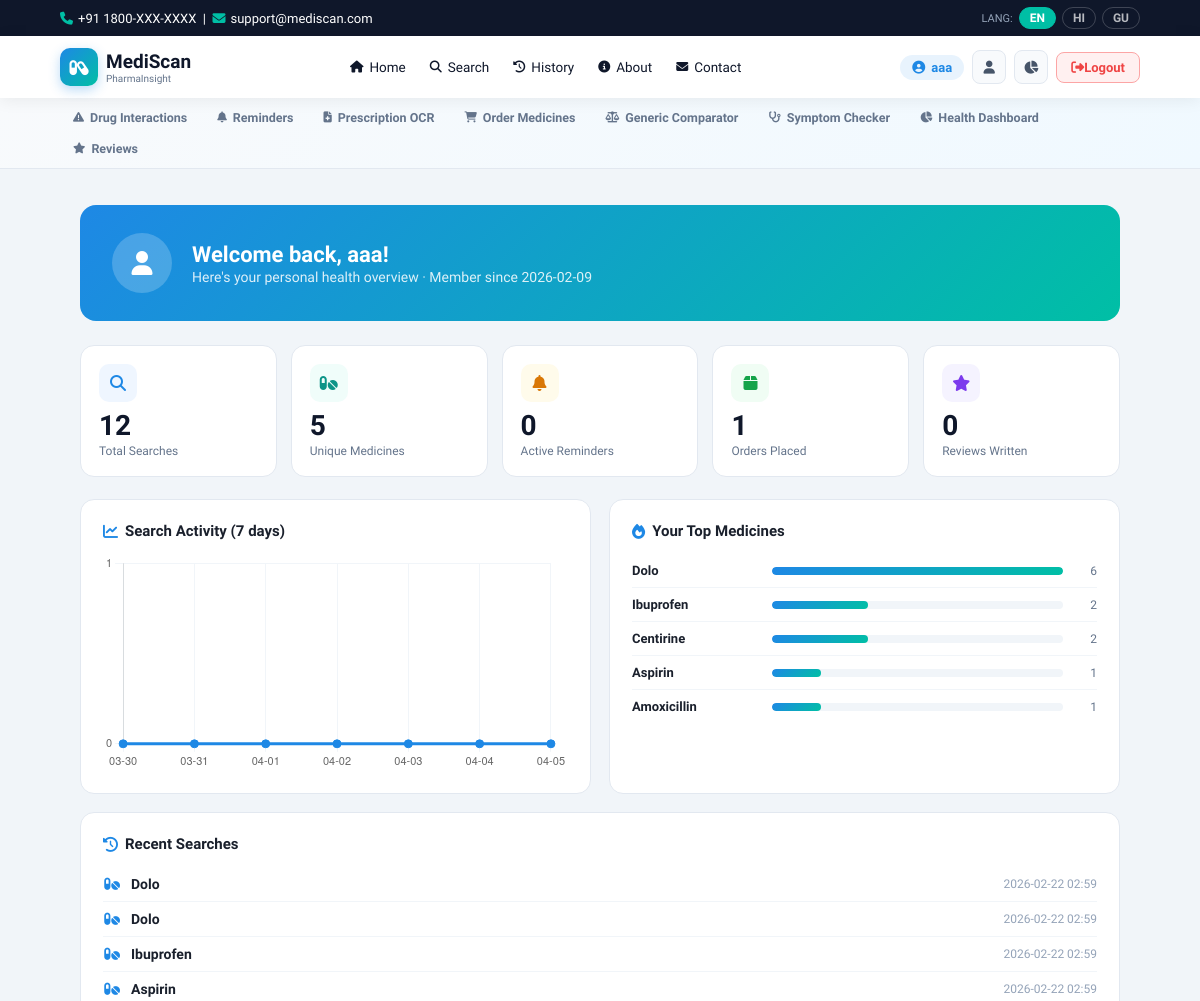
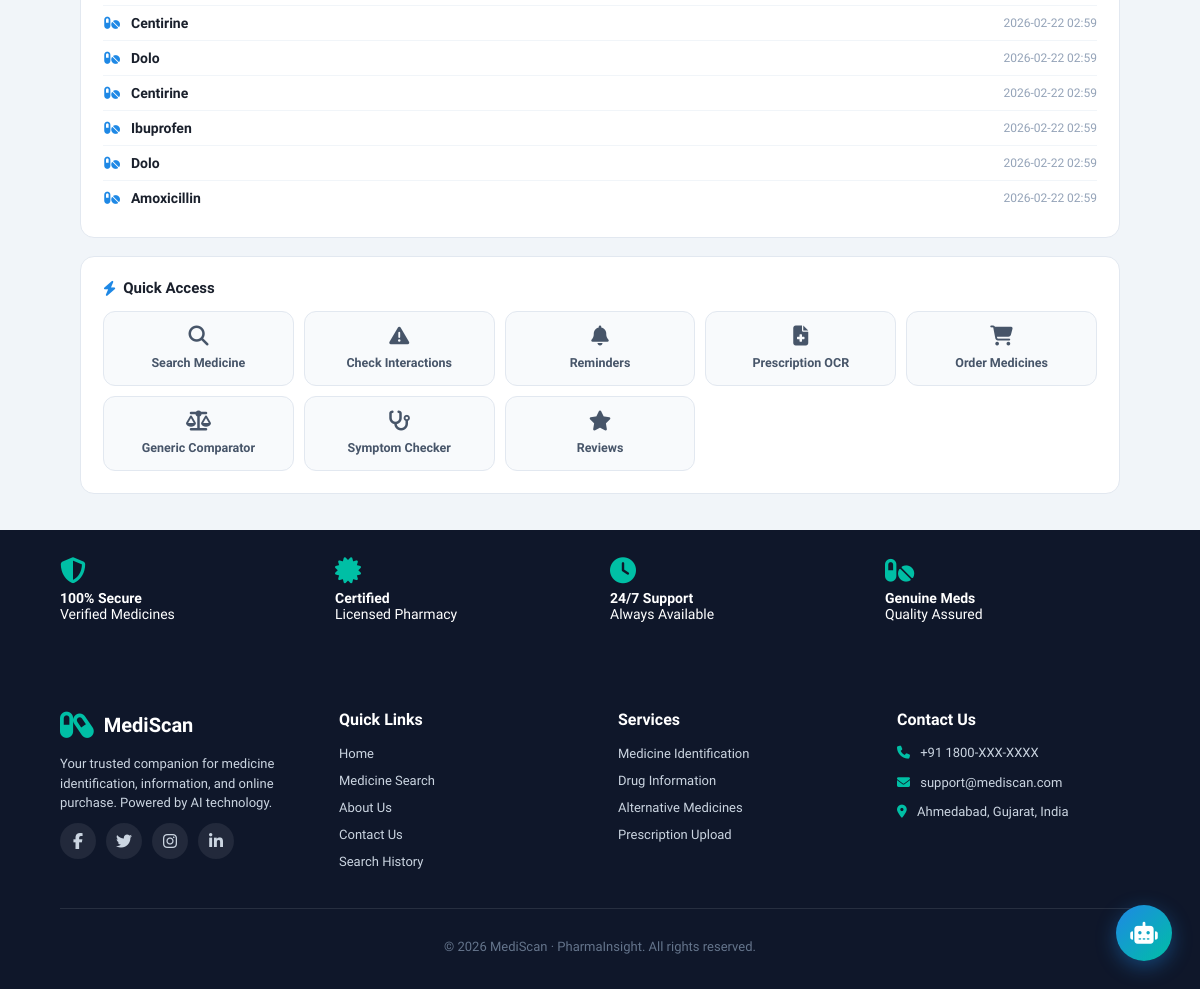
The app's page /dashboard (signed in) with its own data (2 pictures, top to bottom).
### tables this page shows
CREATE TABLE users (
            id INTEGER PRIMARY KEY AUTOINCREMENT,
            name VARCHAR(100),
            email VARCHAR(150) UNIQUE,
            phone VARCHAR(15),
            password VARCHAR(255),
            created_at DATETIME DEFAULT CURRENT_TIMESTAMP
        , is_admin INTEGER DEFAULT 0, language TEXT DEFAULT 'en');

CREATE TABLE search_history (
            id INTEGER PRIMARY KEY AUTOINCREMENT,
            user_id INTEGER,
            medicine_name TEXT,
            search_type TEXT,
            searched_at DATETIME DEFAULT CURRENT_TIMESTAMP, search_time DATETIME,
            FOREIGN KEY (user_id) REFERENCES users(id)
        );

### routes/features.py (the view)
@feat_bp.route("/dashboard")
@login_required
def dashboard():
    uid  = session["user_id"]
    conn = get_db()
    total_searches = conn.execute(
        "SELECT COUNT(*) FROM search_history WHERE user_id=?", (uid,)).fetchone()[0]
    top_medicines = conn.execute(
        """SELECT medicine_name, COUNT(*) as cnt FROM search_history
           WHERE user_id=? GROUP BY medicine_name ORDER BY cnt DESC LIMIT 5""",
        (uid,)).fetchall()
    recent = conn.execute(
        "SELECT medicine_name, search_time FROM search_history WHERE user_id=? ORDER BY id DESC LIMIT 10",
        (uid,)).fetchall()
    reminders_active = conn.execute(
        "SELECT COUNT(*) FROM reminders WHERE user_id=? AND active=1", (uid,)).fetchone()[0]
    orders_count = conn.execute(
        "SELECT COUNT(*) FROM orders WHERE user_id=?", (uid,)).fetchone()[0]
    reviews_count = conn.execute(
        "SELECT COUNT(*) FROM reviews WHERE user_id=?", (uid,)).fetchone()[0]
    from datetime import timedelta
    daily = []
    for i in range(6,-1,-1):
        day = (datetime.now()-timedelta(days=i)).strftime("%Y-%m-%d")
        cnt = conn.execute(
            "SELECT COUNT(*) FROM search_history WHERE user_id=? AND DATE(search_time)=?",
            (uid, day)).fetchone()[0]
        daily.append({"date": day[-5:], "count": cnt})
    user = conn.execute("SELECT * FROM users WHERE id=?", (uid,)).fetchone()
    conn.close()
    return render_template("dashboard.html",
        user=user,
        total_searches=total_searches,
        top_medicines=top_medicines,
        recent=recent,
        reminders_active=reminders_active,
        orders_count=orders_count,
        reviews_count=reviews_count,
        daily=daily)

### database.py (called while the page is built)
def get_db():
    conn = sqlite3.connect(DB_NAME)
    conn.row_factory = sqlite3.Row
    conn.execute("PRAGMA foreign_keys = ON")
    return conn

### routes/features.py (called while the page is built)
def login_required(f):
    @wraps(f)
    def dec(*a, **kw):
        if "user_id" not in session:
            return redirect(url_for("auth.login"))
        return f(*a, **kw)
    return dec

### templates/dashboard.html (shortened to what this page needs)
<!DOCTYPE html><html lang="en"><head>
<link rel="stylesheet" href="https://cdnjs.cloudflare.com/ajax/libs/font-awesome/6.5.0/css/all.min.css">
</head><body>
{% include "header.html" %}
<div class="page">
  <div class="welcome">
    <div class="welcome-avatar"><i class="fa fa-user"></i></div>
    <div>
      <h2>Welcome back, {{ user['name'] }}!</h2>
      <p>Here's your personal health overview · Member since {{ user['created_at'][:10] if user['created_at'] else 'N/A' }}</p>
    </div>
  </div>
  <div class="kpi-grid">
    <div class="kpi"><div class="kpi-icon blue"><i class="fa fa-magnifying-glass"></i></div><div class="kpi-val">{{ total_searches }}</div><div class="kpi-lbl">Total Searches</div></div>
    <div class="kpi"><div class="kpi-icon teal"><i class="fa fa-pills"></i></div><div class="kpi-val">{{ top_medicines|length }}</div><div class="kpi-lbl">Unique Medicines</div></div>
    <div class="kpi"><div class="kpi-icon amber"><i class="fa fa-bell"></i></div><div class="kpi-val">{{ reminders_active }}</div><div class="kpi-lbl">Active Reminders</div></div>
    <div class="kpi"><div class="kpi-icon green"><i class="fa fa-box"></i></div><div class="kpi-val">{{ orders_count }}</div><div class="kpi-lbl">Orders Placed</div></div>
    <div class="kpi"><div class="kpi-icon purple"><i class="fa fa-star"></i></div><div class="kpi-val">{{ reviews_count }}</div><div class="kpi-lbl">Reviews Written</div></div>
  </div>
  <div class="grid2">
    <div class="card">
      <h3><i class="fa fa-chart-line"></i>Search Activity (7 days)</h3>
      <canvas id="sparkChart" height="140"></canvas>
    </div>
    <div class="card">
      <h3><i class="fa fa-fire"></i>Your Top Medicines</h3>
      {% set max_cnt = (top_medicines[0][1] if top_medicines else 1) %}
      {% for m in top_medicines %}
      <div class="top-bar-row">
        <div class="bar-name">{{ m[0] }}</div>
        <div class="bar-wrap"><div class="bar-fill" style="width:{{ (m[1]/max_cnt*100)|round|int }}%"></div></div>
        <div class="bar-cnt">{{ m[1] }}</div>
      </div>
      {% else %}
      <p style="color:#94a3b8;font-size:13px;">No searches yet.</p>
      {% endfor %}
    </div>
  </div>
  <div class="card" style="margin-bottom:18px;">
    <h3><i class="fa fa-clock-rotate-left"></i>Recent Searches</h3>
    {% for r in recent %}
    <div class="recent-item">
      <i class="fa fa-pills"></i>
      <span class="rec-name">{{ r['medicine_name'] }}</span>
      <span class="rec-time">{{ r['search_time'][:16] if r['search_time'] else '' }}</span>
    </div>
    {% else %}
    <p style="color:#94a3b8;font-size:13px;">No searches yet.</p>
    {% endfor %}
  </div>
  <div class="card">
    <h3><i class="fa fa-bolt"></i>Quick Access</h3>
    <div class="feat-links">
      <a href="/search"       class="feat-link-card"><i class="fa fa-search"></i><span>Search Medicine</span></a>
      <a href="/interaction"  class="feat-link-card"><i class="fa fa-triangle-exclamation"></i><span>Check Interactions</span></a>
      <a href="/reminders"    class="feat-link-card"><i class="fa fa-bell"></i><span>Reminders</span></a>
      <a href="/prescription" class="feat-link-card"><i class="fa fa-file-medical"></i><span>Prescription OCR</span></a>
      <a href="/order"        class="feat-link-card"><i class="fa fa-cart-shopping"></i><span>Order Medicines</span></a>
      <a href="/comparator"   class="feat-link-card"><i class="fa fa-scale-balanced"></i><span>Generic Comparator</span></a>
      <a href="/symptoms"     class="feat-link-card"><i class="fa fa-stethoscope"></i><span>Symptom Checker</span></a>
      <a href="/reviews"      class="feat-link-card"><i class="fa fa-star"></i><span>Reviews</span></a>
    </div>
  </div>
</div>
{% include "footer.html" %}
<script>
new Chart(document.getElementById("sparkChart"),{
  type:"line",
  data:{
    labels:{{ daily|map(attribute='date')|list|tojson }},
    datasets:[{
      data:{{ daily|map(attribute='count')|list|tojson }},
      borderColor:"#1e88e5",
      backgroundColor:"rgba(30,136,229,.08)",
      fill:true, tension:0.4,
      pointBackgroundColor:"#1e88e5", pointRadius:4
    }]
  },
  options:{
    responsive:true,
    plugins:{legend:{display:false}},
    scales:{
      x:{grid:{color:"#f1f5f9"},ticks:{font:{size:11}}},
      y:{beginAtZero:true,grid:{color:"#f1f5f9"},ticks:{stepSize:1,font:{size:11}}}
    }
  }
});
</script>
</body></html>

### templates/dashboard.html (style rules this page uses)
body { background:#f1f5f9;font-family:'Plus Jakarta Sans',sans-serif;color:#1a202c; }
.page { max-width:1080px;margin:0 auto;padding:36px 20px; }
.welcome { background:linear-gradient(135deg,#1e88e5,#00bfa5);border-radius:16px;padding:28px 32px;color:#fff;margin-bottom:24px;display:flex;align-items:center;gap:20px; }
.welcome-avatar { width:60px;height:60px;background:rgba(255,255,255,.2);border-radius:50%;display:flex;align-items:center;justify-content:center;font-size:24px; }
.welcome h2 { font-size:22px;font-weight:800;margin-bottom:2px; }
.welcome p { font-size:14px;opacity:.85; }
.kpi-grid { display:grid;grid-template-columns:repeat(auto-fill,minmax(175px,1fr));gap:14px;margin-bottom:22px; }
.kpi { background:#fff;padding:18px;border-radius:14px;border:1.5px solid #e2e8f0;transition:.2s; }
.kpi-icon { width:38px;height:38px;border-radius:10px;display:flex;align-items:center;justify-content:center;font-size:16px;margin-bottom:10px; }
.kpi-icon.blue { background:#eff6ff;color:#1e88e5; }
.kpi-icon.teal { background:#f0fdfa;color:#0d9488; }
.kpi-icon.amber { background:#fffbeb;color:#d97706; }
.kpi-icon.green { background:#f0fdf4;color:#16a34a; }
.kpi-icon.purple { background:#f5f3ff;color:#7c3aed; }
.kpi-val { font-size:28px;font-weight:800;color:#0f172a;line-height:1; }
.kpi-lbl { font-size:12px;color:#64748b;margin-top:4px; }
.grid2 { display:grid;grid-template-columns:1fr 1fr;gap:18px;margin-bottom:18px; }
.card { background:#fff;border-radius:14px;border:1.5px solid #e2e8f0;padding:22px; }
.card h3 { font-size:15px;font-weight:700;margin-bottom:14px;display:flex;align-items:center;gap:7px; }
.card h3 i { color:#1e88e5; }
.recent-item { display:flex;align-items:center;gap:10px;padding:9px 0;border-bottom:1px solid #f1f5f9;font-size:14px; }
.recent-item:last-child { border-bottom:none; }
.recent-item i { color:#1e88e5;width:18px;text-align:center; }
.rec-name { font-weight:600;flex:1; }
.rec-time { font-size:12px;color:#94a3b8; }
.top-bar-row { display:flex;align-items:center;gap:10px;padding:9px 0;border-bottom:1px solid #f1f5f9; }
.top-bar-row:last-child { border-bottom:none; }
.bar-wrap { flex:1;height:8px;background:#f1f5f9;border-radius:10px;overflow:hidden; }
.bar-fill { height:100%;background:linear-gradient(135deg,#1e88e5,#00bfa5);border-radius:10px; }
.bar-name { font-size:13px;font-weight:600;min-width:130px; }
.bar-cnt { font-size:12px;color:#64748b;min-width:24px;text-align:right; }
.feat-links { display:grid;grid-template-columns:repeat(auto-fill,minmax(160px,1fr));gap:10px; }
.feat-link-card { background:#f8fafc;border:1.5px solid #e2e8f0;border-radius:12px;padding:14px;text-align:center;text-decoration:none;color:#475569;transition:.2s;display:block; }
.feat-link-card i { font-size:20px;margin-bottom:6px;display:block; }
.feat-link-card span { font-size:12.5px;font-weight:600; }

### templates/header.html (style rules this page uses)
:root { --p:#1e88e5;--s:#00bfa5;--dk:#0f172a;--gray:#64748b;--bg:#fff;--bdr:#e2e8f0; }
* { margin:0;padding:0;box-sizing:border-box;font-family:'Plus Jakarta Sans',sans-serif; }

### templates/footer.html (style rules this page uses)
:root { --primary:#1e88e5;--secondary:#00bfa5;--dark:#0f172a; }

### records on screen
users: name "aaa", created_at "2026-02-09"
search_history: medicine_name "Aspirin", {{ (m[1]/max_cnt*100)|round|int }} 17 (drawn), user "1", search_time "2026-02-22 02:59"
search_history: medicine_name "Amoxicillin", {{ (m[1]/max_cnt*100)|round|int }} 17 (drawn), user "1", search_time "2026-02-22 02:59"
search_history: medicine_name "Dolo", search_time "2026-02-22 02:59"
search_history: medicine_name "Dolo", search_time "2026-02-22 02:59"
search_history: medicine_name "Ibuprofen", search_time "2026-02-22 02:59"
search_history: medicine_name "Centirine", search_time "2026-02-22 02:59"
search_history: medicine_name "Dolo", search_time "2026-02-22 02:59"
search_history: medicine_name "Centirine", search_time "2026-02-22 02:59"
search_history: medicine_name "Ibuprofen", search_time "2026-02-22 02:59"
search_history: medicine_name "Dolo", search_time "2026-02-22 02:59"

### other values on screen
{{ t.home }} "Home"
{{ t.search }} "Search"
{{ t.history }} "History"
{{ t.about }} "About"
{{ t.contact }} "Contact"
{{ session.get('user_name','') }} "aaa"
{{ t.logout }} "Logout"
{{ total_searches }} "12"
{{ top_medicines|length }} "5"
{{ reminders_active }} "0"
{{ orders_count }} "1"
{{ reviews_count }} "0"
{{ m[0] }} "Dolo" "Ibuprofen" "Centirine"
{{ m[1] }} "6" "2" "2"
chart data {{ daily|map(attribute='date')|list|tojson }} ["03-30", "03-31", "04-01", "04-02", "04-03", "04-04", "04-05"]
